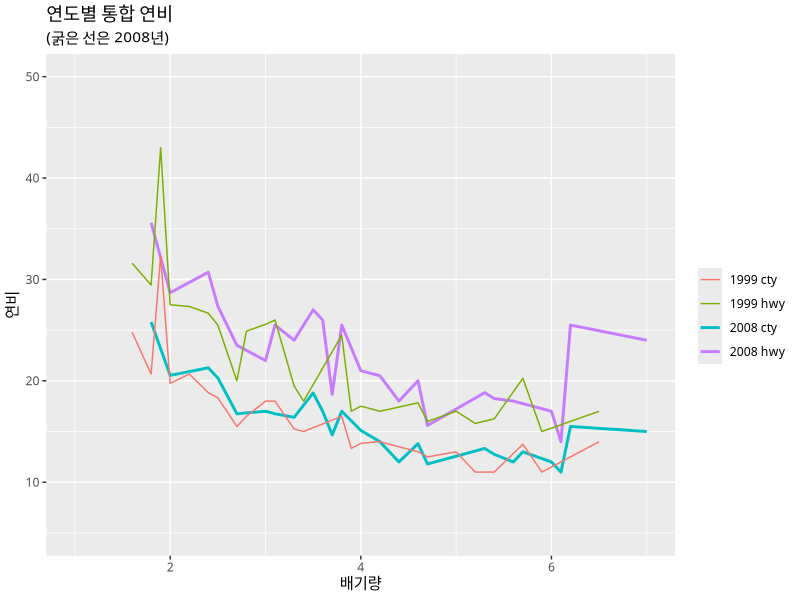

Generate this figure with R: (Note: this script raises an error after producing the figure.)
library('ggplot2')
library('dplyr')
theme_set(theme_gray(base_family="AppleGothic"))
par(family = "AppleGothic")
head(data)
# 1. mpg데이터에서 연도별 배기량에 따른 통합연비를 꺾은선으로 그리시오. (단, 2008년은 굵은 선으로 표현하시오)

d2 = mpg %>% group_by(year, displ) %>% 
  summarise(cty = mean(cty), hwy = mean(hwy))

levels(factor(d2$year)) 

ggplot() +
  geom_line(data=d2 %>% filter(year == 2008), aes(displ, cty, color = '2008 cty'), size = 1) +
  geom_line(data=d2 %>% filter(year == 2008), aes(displ, hwy, color = '2008 hwy'), size = 1) +
  geom_line(data=d2 %>% filter(year == 1999), aes(displ, cty, color = '1999 cty')) +
  geom_line(data=d2 %>% filter(year == 1999), aes(displ, hwy, color = '1999 hwy')) +
  xlab('배기량') +
  labs(colour = "")+
  xlim(1, 7) +
  scale_y_continuous("연비", limits = c(5, 50)) +
  labs(title = '연도별 통합 연비', subtitle = '(굵은 선은 2008년)')




# 2. data(성적.csv) 데이터에서 국어 성적이 80점 이상인 학생들의 수를 성비가 보이도록 학급별로 막대그래프를 그리시오.

save(data, file = 'data/data.rda')

ggplot(data %>% filter( kor >= 80) , aes(cls)) +
  geom_bar(aes(fill=gen), width = 0.5) +
  scale_fill_discrete(name = "성별") +      
  labs(x = '학급', y = '학생수', title = '국어 우수 학생', subtitle = '(80점 이상)')



# 3. 국어 성적이 95점 이상인 학생들의 점수별 밀도그래프를 그리시오.
ggplot(data %>% filter( kor >= 95 ), aes(kor)) +
  geom_density(aes(fill=factor(cls)),size = 0.2, alpha = 0.5) +
  labs(x = '성적', y = '밀도', title = '반별 국어 우수 학생', subtitle = '(국어 점수 A+ 이상)', fill = '학급')



# 4. midwest데이터에서 전체인구와 아시아계 인구의 관계를 알아보기 위한 그래프를 그리시오. (단, 전체인구는 50만명 이하, 아시아계인구는 1만명 이하만 표시되게)

ggplot(data=midwest, aes(x=total, y=asian)) + 
  geom_point() +
  geom_smooth() +
  scale_x_continuous("전체 인구", limits = c(0, 500000 )) +
  scale_y_continuous("아시아계 인구", limits = c(0, 10000)) +
  labs(title = '전체 인구과 아시아계 인구의 관계')
  


